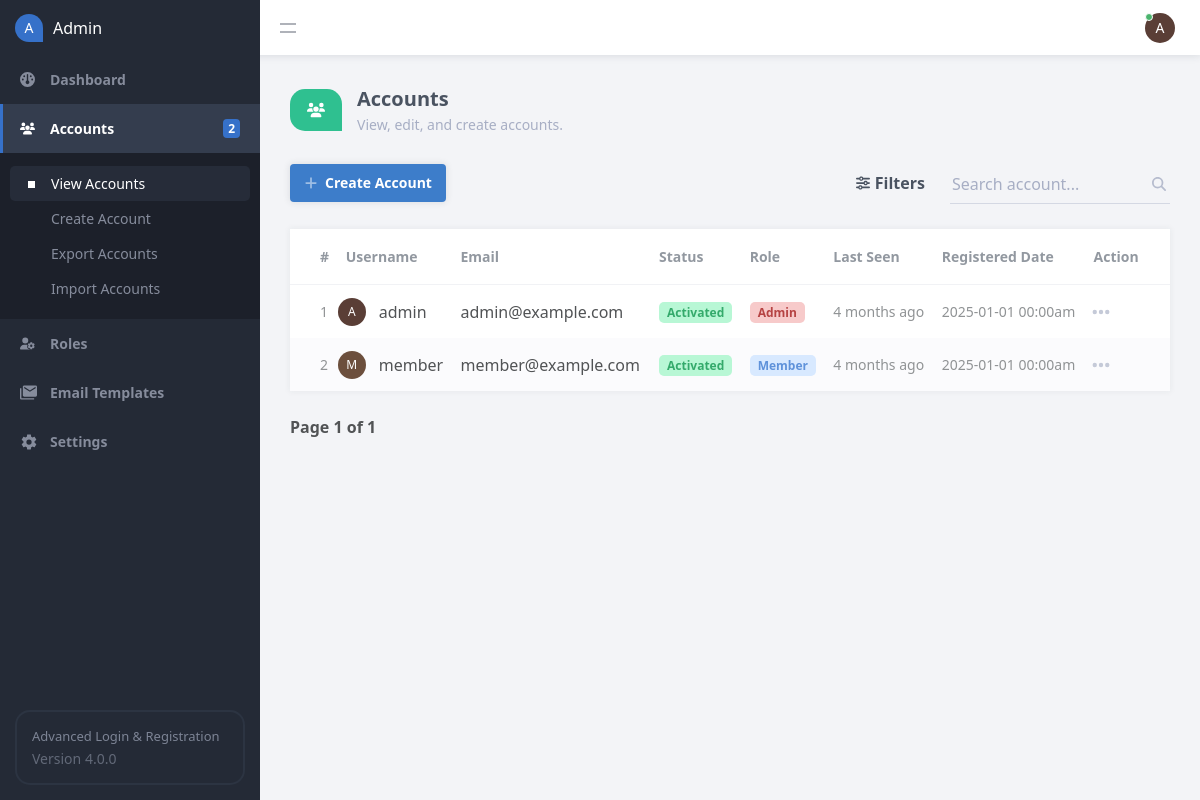
Page /admin/accounts.php (signed in) on the committed database.
### tables this page shows
CREATE TABLE IF NOT EXISTS `accounts` (
  `id` int(11) NOT NULL AUTO_INCREMENT,
  `username` varchar(50) NOT NULL,
  `password` varchar(255) NOT NULL,
  `email` varchar(100) NOT NULL,
  `role` varchar(50) NOT NULL DEFAULT 'Member',
  `approved` tinyint(1) NOT NULL DEFAULT 1,
  `activation_code` varchar(255) DEFAULT NULL,
  `remember_me_code` varchar(255) DEFAULT NULL,
  `reset_code` varchar(255) DEFAULT NULL,
  `last_seen` datetime NOT NULL,
  `registered` datetime NOT NULL,
  PRIMARY KEY (`id`)
);

### admin/accounts.php (the view, shortened to what this page needs)
<?php
include 'main.php';
$page = isset($_GET['page']) ? $_GET['page'] : 1;
$search = isset($_GET['search_query']) ? $_GET['search_query'] : '';
$status = isset($_GET['status']) ? $_GET['status'] : '';
$role = isset($_GET['role']) ? $_GET['role'] : '';
$last_seen = isset($_GET['last_seen']) ? $_GET['last_seen'] : '';
$order = isset($_GET['order']) && $_GET['order'] == 'DESC' ? 'DESC' : 'ASC';
$order_by_whitelist = ['id','username','email','activation_code','role','registered','last_seen'];
$order_by = isset($_GET['order_by']) && in_array($_GET['order_by'], $order_by_whitelist) ? $_GET['order_by'] : 'id';
$results_per_page = 20;
$accounts = [];
$param1 = ($page - 1) * $results_per_page;
$param2 = $results_per_page;
$where = '';
$where .= $search ? 'WHERE (username LIKE ? OR email LIKE ?) ' : '';
$stmt = $con->prepare('SELECT COUNT(*) AS total FROM accounts ' . $where);
$stmt->execute();
$stmt->bind_result($total_accounts);
$stmt = $con->prepare('SELECT id, username, email, activation_code, role, registered, last_seen, approved FROM accounts ' . $where . ' ORDER BY ' . $order_by . ' ' . $order . ' LIMIT ?,?');
$types = '';
$params = [];
$params[] = &$param1;
$params[] = &$param2;
$types .= 'ii';
call_user_func_array([$stmt, 'bind_param'], array_merge([$types], $params));
$stmt->execute();
$stmt->bind_result($result_id, $result_username, $result_email, $result_activation_code, $result_role, $result_registered, $result_last_seen, $result_approved);
while($stmt->fetch()) {
    $accounts[] = ['id' => $result_id, 'username' => $result_username, 'email' => $result_email, 'activation_code' => $result_activation_code, 'role' => $result_role, 'registered' => $result_registered, 'last_seen' => $result_last_seen, 'approved' => $result_approved];
}
$url = 'accounts.php?search_query=' . $search . '&status=' . $status . '&role=' . $role . '&last_seen=' . $last_seen;
?>
<?=template_admin_header('Accounts', 'accounts', 'view')?>
<div class="content-title">
    <div class="title">
        <div class="icon">
        </div>
        <div class="txt">
            <h2>Accounts</h2>
            <p>View, edit, and create accounts.</p>
        </div>
    </div>
</div>
<div class="content-header responsive-flex-column pad-top-5">
    <a href="account.php" class="btn">
        Create Account
    </a>
    <form method="get">
        <div class="filters">
            <a href="#">
                Filters
            </a>
        </div>
        <div class="search">
            <label for="search_query">
                <input id="search_query" type="text" name="search_query" placeholder="Search account..." value="<?=htmlspecialchars($search, ENT_QUOTES)?>" class="responsive-width-100">
            </label>
        </div>
    </form>
</div>
<div class="content-block no-pad">
    <div class="table">
        <table>
            <thead>
                <tr>
                    <td><a href="<?=$url . '&order=' . ($order=='ASC'?'DESC':'ASC') . '&order_by=id'?>">#<?=$order_by=='id' ? $table_icons[strtolower($order)] : ''?></a></td>
                    <td colspan="2"><a href="<?=$url . '&order=' . ($order=='ASC'?'DESC':'ASC') . '&order_by=username'?>">Username<?=$order_by=='username' ? $table_icons[strtolower($order)] : ''?></a></td>
                    <td class="responsive-hidden"><a href="<?=$url . '&order=' . ($order=='ASC'?'DESC':'ASC') . '&order_by=email'?>">Email<?=$order_by=='email' ? $table_icons[strtolower($order)] : ''?></td>
                    <td class="responsive-hidden"><a href="<?=$url . '&order=' . ($order=='ASC'?'DESC':'ASC') . '&order_by=activation_code'?>">Status<?=$order_by=='activation_code' ? $table_icons[strtolower($order)] : ''?></td>
                    <td class="responsive-hidden"><a href="<?=$url . '&order=' . ($order=='ASC'?'DESC':'ASC') . '&order_by=role'?>">Role<?=$order_by=='role' ? $table_icons[strtolower($order)] : ''?></td>
                    <td class="responsive-hidden"><a href="<?=$url . '&order=' . ($order=='ASC'?'DESC':'ASC') . '&order_by=last_seen'?>">Last Seen<?=$order_by=='last_seen' ? $table_icons[strtolower($order)] : ''?></a></td>
                    <td class="responsive-hidden"><a href="<?=$url . '&order=' . ($order=='ASC'?'DESC':'ASC') . '&order_by=registered'?>">Registered Date</a></td>                    <td class="align-center">Action</td>
                </tr>
            </thead>
            <tbody>
                <?php foreach ($accounts as $account): ?>
                <tr>
                    <td class="alt"><?=$account['id']?></td>
                    <td class="img">
                        <div class="profile-img">
                            <span style="background-color:<?=color_from_string($account['username'])?>"><?=strtoupper(substr($account['username'], 0, 1))?></span>
                        </div>
                    </td>
                    <td><?=htmlspecialchars($account['username'], ENT_QUOTES)?></td>
                    <td class="responsive-hidden"><?=htmlspecialchars($account['email'], ENT_QUOTES)?></td>
                    <td class="responsive-hidden">
                        <?php if (!$account['approved']): ?>
                        <span class="orange small">Pending Approval</span>
                        <?php elseif ($account['activation_code'] == 'activated'): ?>
                        <span class="green small">Activated</span>
                        <?php elseif ($account['activation_code'] == 'deactivated'): ?>
                        <span class="red small">Deactivated</span>
                        <?php else: ?>
                        <span class="grey small" title="<?=$account['activation_code']?>">Pending Activation</span>
                        <?php endif; ?>
                    </td>
                    <td class="responsive-hidden">
                        <?php if ($account['role'] == 'Admin'): ?>
                        <span class="red small"><?=$account['role']?></span>
                        <?php elseif ($account['role'] == 'Member'): ?>
                        <span class="blue small"><?=$account['role']?></span>
                        <?php else: ?>
                        <span class="grey small"><?=$account['role']?></span>
                        <?php endif; ?>
                    </td>
                    <td class="responsive-hidden alt" title="<?=$account['last_seen']?>"><?=time_elapsed_string($account['last_seen'])?></td>
                    <td class="responsive-hidden alt"><?=date('Y-m-d H:ia', strtotime($account['registered']))?></td>
                    <td class="actions">
                        <div class="table-dropdown">
                        </div>
                    </td>
                </tr>
                <?php endforeach; ?>
            </tbody>
        </table>
    </div>
</div>
<div class="pagination">
    <span>Page <?=$page?> of <?=ceil($total_accounts / $results_per_page) == 0 ? 1 : ceil($total_accounts / $results_per_page)?></span>
</div>
<?=template_admin_footer()?>

### admin/main.php (shortened to what this page needs)
<?php
include_once '../main.php';
$accounts_total = $con->query('SELECT COUNT(*) AS total FROM accounts')->fetch_object()->total;
function template_admin_header($title, $selected = 'dashboard', $selected_child = '') {
    global $accounts_total;
    $admin_links = '
        <a href="index.php"' . ($selected == 'dashboard' ? ' class="selected"' : '') . ' title="Dashboard">
            <span class="icon">
            </span>
            <span class="txt">Dashboard</span>
        </a>
        <a href="accounts.php"' . ($selected == 'accounts' ? ' class="selected"' : '') . ' title="Accounts">
            <span class="icon">
            </span>
            <span class="txt">Accounts</span>
            <span class="note">' . number_format($accounts_total) . '</span>
        </a>
        <div class="sub">
            <a href="accounts.php"' . ($selected == 'accounts' && $selected_child == 'view' ? ' class="selected"' : '') . '><span class="square"></span>View Accounts</a>
            <a href="account.php"' . ($selected == 'accounts' && $selected_child == 'manage' ? ' class="selected"' : '') . '><span class="square"></span>Create Account</a>
            <a href="accounts_export.php"' . ($selected == 'accounts' && $selected_child == 'export' ? ' class="selected"' : '') . '><span class="square"></span>Export Accounts</a>
            <a href="accounts_import.php"' . ($selected == 'accounts' && $selected_child == 'import' ? ' class="selected"' : '') . '><span class="square"></span>Import Accounts</a>
        </div>
        <a href="roles.php"' . ($selected == 'roles' ? ' class="selected"' : '') . ' title="Roles">
            <span class="icon">
            </span>
            <span class="txt">Roles</span>
        </a>
        <a href="email_templates.php"' . ($selected == 'email_templates' ? ' class="selected"' : '') . ' title="Email Templates">
            <span class="icon">
                <svg width="17" height="17" xmlns="http://www.w3.org/2000/svg" viewBox="0 0 24 24"><path d="M22,6V4L14,9L6,4V6L14,11L22,6M22,2A2,2 0 0,1 24,4V16A2,2 0 0,1 22,18H6C4.89,18 4,17.1 4,16V4C4,2.89 4.89,2 6,2H22M2,6V20H20V22H2A2,2 0 0,1 0,20V6H2Z" /></svg>
            </span>
            <span class="txt">Email Templates</span>
        </a>
        <a href="settings.php"' . ($selected == 'settings' ? ' class="selected"' : '') . ' title="Settings">
            <span class="icon">
            </span>
            <span class="txt">Settings</span>
        </a>
    ';
    $profile_img = '
    <div class="profile-img">
        <span style="background-color:' . color_from_string($_SESSION['account_name']) . '">' . strtoupper(substr($_SESSION['account_name'], 0, 1)) . '</span>
        <i class="online"></i>
    </div>
    ';
echo '<!DOCTYPE html>
<html lang="en">
    <head>
        <meta charset="utf-8">
        <meta name="viewport" content="width=device-width,minimum-scale=1">
        <title>' . $title . '</title>
        <link href="admin.css" rel="stylesheet" type="text/css">
    </head>
    <body class="admin">
        <aside>
            <h1>
                <span class="icon">A</span>
                <span class="title">Admin</span>
            </h1>
            ' . $admin_links . '
            <div class="footer">
                <a href="https://codeshack.io/package/php/advanced-secure-login-registration-system/" target="_blank">Advanced Login &amp; Registration</a>
                Version 4.0.0
            </div>
        </aside>
        <main class="responsive-width-100">
            <header>
                <a class="responsive-toggle" href="#"></a>
                <div class="space-between"></div>
                <div class="dropdown right">
                    ' . $profile_img . '
                    <div class="list">
                        <a href="account.php?id=' . $_SESSION['account_id'] . '">Edit Profile</a>
                        <a href="../logout.php" class="red">Logout</a>
                    </div>
                </div>
            </header>';
}
function template_admin_footer($footer = '') {
echo '  </main>
        <script src="admin.js"></script>
        ' . $footer . '
    </body>
</html>';
}
function color_from_string($string) {
    $colors = ['#34568B','#FF6F61','#6B5B95','#88B04B','#F7CAC9','#92A8D1','#955251','#B565A7','#009B77','#DD4124','#D65076','#45B8AC','#EFC050','#5B5EA6','#9B2335','#DFCFBE','#BC243C','#C3447A','#363945','#939597','#E0B589','#926AA6','#0072B5','#E9897E','#B55A30','#4B5335','#798EA4','#00758F','#FA7A35','#6B5876','#B89B72','#282D3C','#C48A69','#A2242F','#006B54','#6A2E2A','#6C244C','#755139','#615550','#5A3E36','#264E36','#577284','#6B5B95','#944743','#00A591','#6C4F3D','#BD3D3A','#7F4145','#485167','#5A7247','#D2691E','#F7786B','#91A8D0','#4C6A92','#838487','#AD5D5D','#006E51','#9E4624'];
    $colorIndex = hexdec(substr(sha1($string), 0, 10)) % count($colors);
    return $colors[$colorIndex];
}
function time_elapsed_string($datetime, $full = false) {
    $now = new DateTime;
    $ago = new DateTime($datetime);
    $diff = $now->diff($ago);
    $w = floor($diff->d / 7);
    $diff->d -= $w * 7;
    $string = ['y' => 'year','m' => 'month','w' => 'week','d' => 'day','h' => 'hour','i' => 'minute','s' => 'second'];
    foreach ($string as $k => &$v) {
        if ($k == 'w' && $w) {
            $v = $w . ' week' . ($w > 1 ? 's' : '');
        } else if (isset($diff->$k) && $diff->$k) {
            $v = $diff->$k . ' ' . $v . ($diff->$k > 1 ? 's' : '');
        } else {
            unset($string[$k]);
        }
    }
    if (!$full) $string = array_slice($string, 0, 1);
    return $string ? implode(', ', $string) . ' ago' : 'just now';
}
?>

### rows in the picture
accounts: id "1", username "A", username "admin", email "admin@example.com", approved "Activated", role "Admin", last_seen "4 months ago", registered "2025-01-01 00:00am"
accounts: id "2", username "M", username "member", email "member@example.com", approved "Activated", role "Member", last_seen "4 months ago", registered "2025-01-01 00:00am"

### other values in the picture
$accounts_total "2"
substr($_SESSION['account_name'], 0, 1) "A"
$page "1"
ceil($total_accounts / $results_per_page) "1"
